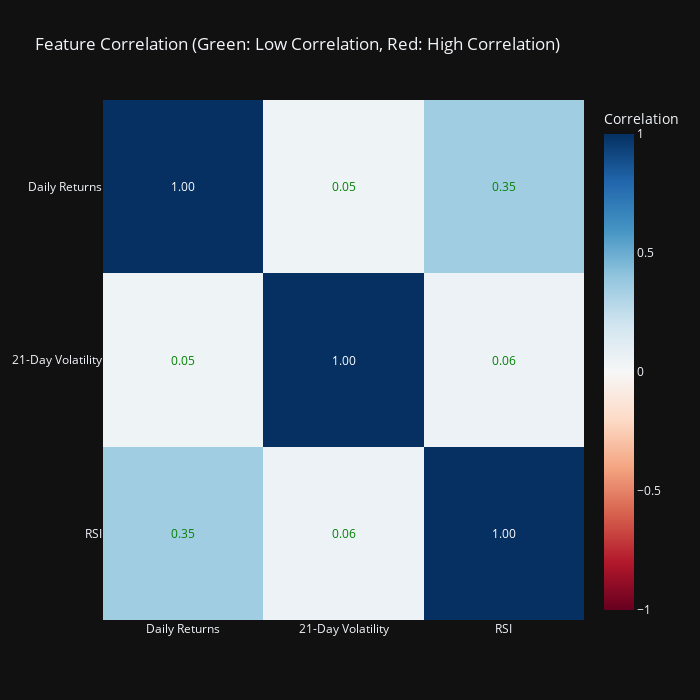

The notebook cell saved with this chart:
### Markdown cell above
Also, the correlation between the selected features was examined to ensure that our model does not include highly correlated variables, which could lead to redundancy and amplify noise in predictions. As shown in the correlation matrix, all off-diagonal correlations are relatively low: the correlation between Returns and 21-Day Volatility is only 0.046, between Returns and RSI is 0.351, and between 21-Day Volatility and RSI is 0.056. These low correlations indicate that the features provide largely independent information, reducing the risk of multicollinearity and ensuring that the model can learn meaningful relationships for the hidden states without echoing the same patterns across multiple variables.

### Code cell
plotter.plot_correlation_heatmap(features.corr())

### Figure 1 — Plotly figure (JSON) as saved in the notebook; plotly's stock layout.template omitted (floating-point values rounded to 4 significant figures)
{"data": [{"colorbar": {"title": {"text": "Correlation"}}, "colorscale": [[0, "rgb(103,0,31)"], [0.1, "rgb(178,24,43)"], [0.2, "rgb(214,96,77)"], [0.3, "rgb(244,165,130)"], [0.4, "rgb(253,219,199)"], [0.5, "rgb(247,247,247)"], [0.6, "rgb(209,229,240)"], [0.7, "rgb(146,197,222)"], [0.8, "rgb(67,147,195)"], [0.9, "rgb(33,102,172)"], [1, "rgb(5,48,97)"]], "type": "heatmap", "x": ["ret", "vol21", "rsi"], "y": ["ret", "vol21", "rsi"], "z": [[1.0, 0.0464, 0.3512], [0.0464, 1.0, 0.05615], [0.3512, 0.05615, 1.0]], "zmax": 1, "zmin": -1}], "layout": {"annotations": [{"font": {"color": "white"}, "showarrow": false, "text": "1.00", "x": "ret", "y": "ret"}, {"font": {"color": "green"}, "showarrow": false, "text": "0.05", "x": "vol21", "y": "ret"}, {"font": {"color": "green"}, "showarrow": false, "text": "0.35", "x": "rsi", "y": "ret"}, {"font": {"color": "green"}, "showarrow": false, "text": "0.05", "x": "ret", "y": "vol21"}, {"font": {"color": "white"}, "showarrow": false, "text": "1.00", "x": "vol21", "y": "vol21"}, {"font": {"color": "green"}, "showarrow": false, "text": "0.06", "x": "rsi", "y": "vol21"}, {"font": {"color": "green"}, "showarrow": false, "text": "0.35", "x": "ret", "y": "rsi"}, {"font": {"color": "green"}, "showarrow": false, "text": "0.06", "x": "vol21", "y": "rsi"}, {"font": {"color": "white"}, "showarrow": false, "text": "1.00", "x": "rsi", "y": "rsi"}], "height": 700, "title": {"text": "Feature Correlation (Green: Low Correlation, Red: High Correlation)"}, "width": 700, "xaxis": {"tickangle": 0, "ticktext": ["Daily Returns", "21-Day Volatility", "RSI"], "tickvals": ["ret", "vol21", "rsi"]}, "yaxis": {"autorange": "reversed", "tickangle": 0, "ticktext": ["Daily Returns", "21-Day Volatility", "RSI"], "tickvals": ["ret", "vol21", "rsi"]}}}
